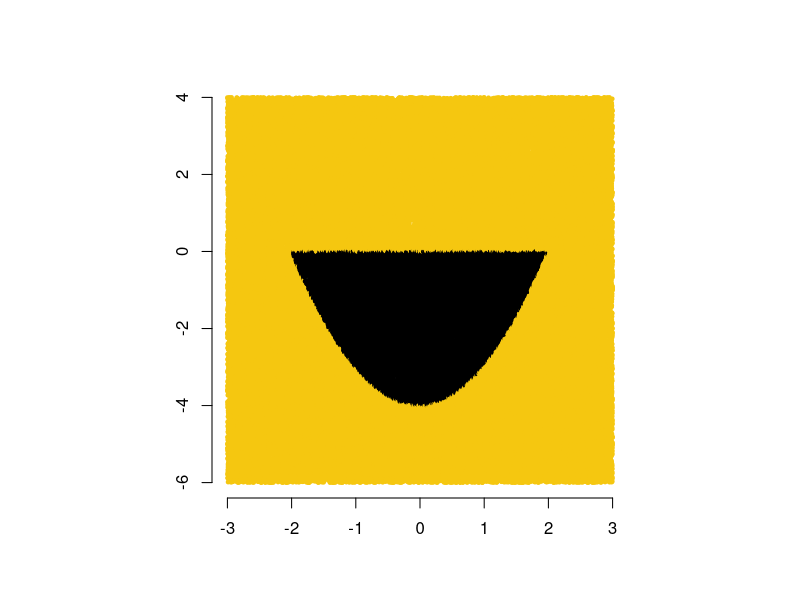

Recreate this plot in R.
# Clear workspace
# ------------------------------------------------------------------------------
rm(list=ls())

# Define functions
# ------------------------------------------------------------------------------
mk_hit_matrix = function(x_min,x_max,y_min,y_max,reps,f){
  x0  = runif(n = reps, min = x_min, max = x_max)
  y0  = runif(n = reps, min = y_min, max = y_max)
  hit = ifelse(x_min <= x0 & x0 <= x_max & f(x0) <= y0 & y0 <= 0,1,0)
  out = data.frame(x0=x0,y0=y0,hit=hit)
  out = out[order(out[,1]),]
  rownames(out) = NULL
  return(out)
}
f = function(x){
  return(x ** 2 - 4)
}

# Settings
# ------------------------------------------------------------------------------
set.seed(8720221)
x_min = -3
x_max = 3
y_min = -6
y_max = 4
reps  = 1e5

# Run simulations
# ------------------------------------------------------------------------------
hit_mat     = mk_hit_matrix(x_min=x_min,x_max=x_max,y_min=y_min,y_max=y_max,reps=reps,f=f)
total_area  = (x_max - x_min) * (y_max - y_min)
smiley_area = total_area * mean(hit_mat$hit)
L           = c(-2,2)
actual_area = (1/3 * L[1] ** 3 - 4 * L[1]) - (1/3 * L[2] ** 3 - 4 * L[2])

# Display results on stdout
# ------------------------------------------------------------------------------
cat("Area calculated by simulations = ",smiley_area,"\n",sep='')
cat("Actual area = ",actual_area,"\n",sep='')

# Plot smiley
# ------------------------------------------------------------------------------
par(pty='s')
plot(hit_mat$x0,f(hit_mat$x0),xlim=c(x_min,x_max),ylim=c(y_min,y_max),
     xlab='',ylab='',bty='n',type="n")
points(hit_mat$x0,hit_mat$y0,col=ifelse(hit_mat$hit==1,1,7),pch=19,cex=0.5)
